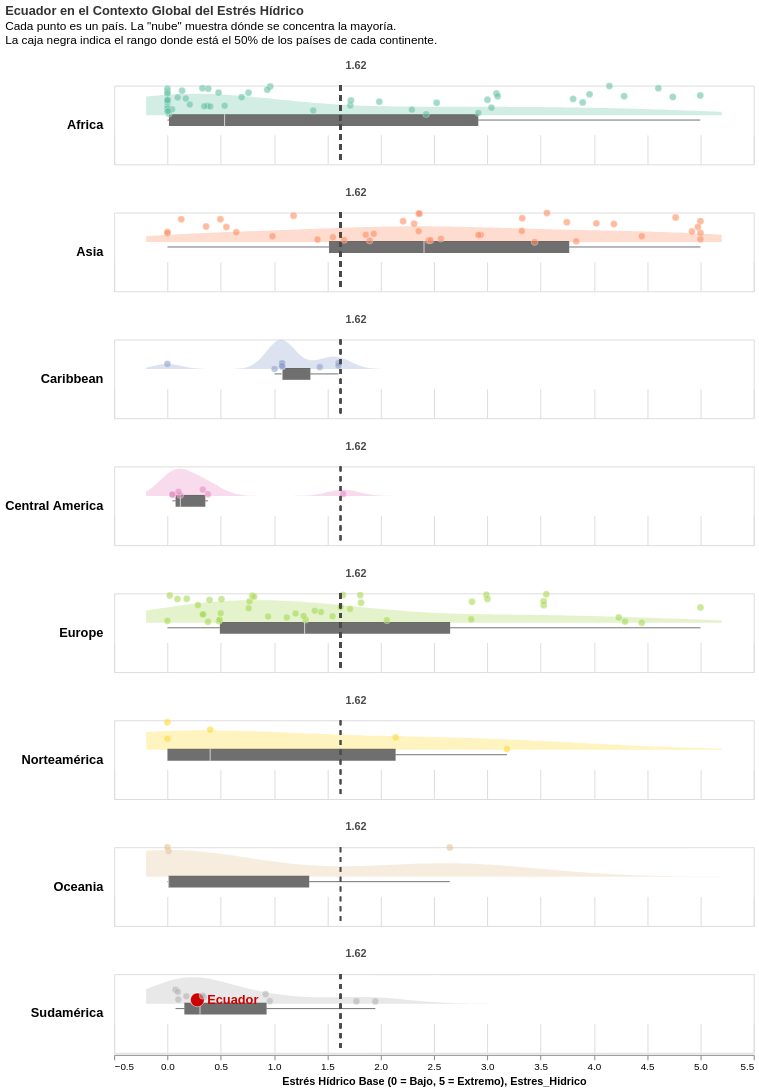

The notebook cell this image was saved under:
### Code cell
import pandas as pd
import altair as alt
import numpy as np

# Configuración global
alt.theme.enable('fivethirtyeight')

# 1. Asumiendo que df_bws ya está cargado y filtrado
# df_bws = df_global[df_global['score'] == 'bws_score'].copy()

def w_avg_global(df, val_col, weight_col):
    if df[weight_col].sum() == 0: return 0
    return (df[val_col] * df[weight_col]).sum() / df[weight_col].sum()

# 2. Agrupación y cálculo del Promedio Mundial
df_paises = df_bws.groupby(['name_0', 'continent']).apply(
    lambda x: w_avg_global(x, 'value', 'area_km2')
).reset_index(name='Estres_Hidrico')

df_paises['continent'] = df_paises['continent'].replace({'South America': 'Sudamérica', 'North America': 'Norteamérica'})

promedio_mundial = (df_bws['value'] * df_bws['area_km2']).sum() / df_bws['area_km2'].sum()
df_paises['prom_mundial'] = promedio_mundial

# 3. Jitter para los puntos
np.random.seed(42)
df_paises['jitter'] = np.random.uniform(0, 0.4, len(df_paises))

# --- CAPAS DEL RAINCLOUD ---

# Capa 1: NUBE (Densidad)
cloud = alt.Chart().transform_density(
    density='Estres_Hidrico', groupby=['continent'], steps=200, extent=[-0.2, 5.2], as_=['Estres_Hidrico', 'density']
).mark_area(orient='vertical', opacity=0.3).encode(
    x=alt.X('Estres_Hidrico:Q', title='Estrés Hídrico Base (0 = Bajo, 5 = Extremo)', scale=alt.Scale(domain=[-0.2, 5.2])),
    y=alt.Y('density:Q', title=None, axis=None, scale=alt.Scale(range=[30, 0])), 
    color=alt.Color('continent:N', legend=None, scale=alt.Scale(scheme='set2'))
)

# Capa 2: PARAGUAS (Boxplot). Se ubica en una posición vertical fija (y=35) entre la nube y la lluvia
umbrella = alt.Chart().mark_boxplot(
    size=12, color='#333333', opacity=0.7, outliers=False # Ocultamos outliers porque ya se verán en la lluvia
).encode(
    x='Estres_Hidrico:Q',
    y=alt.value(35) # Posición vertical fija
)

# Capa 3: LLUVIA (Puntos)
rain = alt.Chart().mark_circle(stroke='white', strokeWidth=0.5).encode(
    x='Estres_Hidrico:Q',
    y=alt.Y('jitter:Q', title=None, axis=None, scale=alt.Scale(range=[45, 65])),
    color=alt.condition(
        alt.datum.name_0 == 'Ecuador', alt.value('#cc0000'), alt.Color('continent:N', scale=alt.Scale(scheme='set2'), legend=None)
    ),
    size=alt.condition(alt.datum.name_0 == 'Ecuador', alt.value(200), alt.value(50)),
    opacity=alt.condition(alt.datum.name_0 == 'Ecuador', alt.value(1.0), alt.value(0.6)),
    tooltip=[alt.Tooltip('name_0:N', title='País'), alt.Tooltip('Estres_Hidrico:Q', title='Score', format='.2f')]
)

# Capa 4: Etiqueta Ecuador
texto_ecuador = alt.Chart().mark_text(
    align='left', baseline='middle', dx=10, dy=0, fontSize=13, fontWeight='bold', color='#cc0000'
).transform_filter(alt.datum.name_0 == 'Ecuador').encode(
    x='Estres_Hidrico:Q', y=alt.Y('jitter:Q', scale=alt.Scale(range=[45, 65])), text='name_0:N'
)

# Capa 5 y 6: Promedio Mundial y su Etiqueta
linea_promedio = alt.Chart().mark_rule(strokeDash=[5, 5], color='#4A4A4A', strokeWidth=1.5).encode(x='prom_mundial:Q')

texto_promedio = alt.Chart().mark_text(
    align='left', baseline='bottom', dx=5, dy=-15, color='#4A4A4A', fontSize=11, fontWeight='bold'
).transform_aggregate(
    prom_mundial='min(prom_mundial)', groupby=['continent']
).encode(
    x='prom_mundial:Q', y=alt.value(0), text=alt.Text('prom_mundial:Q', format='.2f')
)

# Ensamblaje con Facet
grafico_final = alt.layer(
    cloud, umbrella, rain, texto_ecuador, linea_promedio, texto_promedio, data=df_paises
).properties(
    width=650, height=80 
).facet(
    row=alt.Row('continent:N', title=None, sort='ascending', header=alt.Header(labelAngle=0, labelAlign='left', labelFontSize=13, labelFontWeight='bold'))
).properties(
    title=alt.TitleParams(
        text='Ecuador en el Contexto Global del Estrés Hídrico',
        subtitle=['Cada punto es un país. La "nube" muestra dónde se concentra la mayoría.', 'La caja negra indica el rango donde está el 50% de los países de cada continente.'],
        color='#333333', dy=-10
    )
).resolve_scale(y='independent')
#.interactive(bind_y=False)

grafico_final.show()

### Figure 1 — Vega-Lite specification as saved in the notebook (floating-point values rounded to 4 significant figures; data arrays with more than 128 entries replaced by an {"elided": "..."} marker saying what was removed)
{"usermeta": {"embedOptions": {"theme": "fivethirtyeight"}}, "config": {"view": {"continuousWidth": 300, "continuousHeight": 300}}, "data": {"name": "data-f76531a9b48e0e5461f5a2525079d916"}, "facet": {"row": {"field": "continent", "header": {"labelAlign": "left", "labelAngle": 0, "labelFontSize": 13, "labelFontWeight": "bold"}, "sort": "ascending", "title": null, "type": "nominal"}}, "spec": {"layer": [{"mark": {"type": "area", "opacity": 0.3, "orient": "vertical"}, "encoding": {"color": {"field": "continent", "legend": null, "scale": {"scheme": "set2"}, "type": "nominal"}, "x": {"field": "Estres_Hidrico", "scale": {"domain": [-0.2, 5.2]}, "title": "Estrés Hídrico Base (0 = Bajo, 5 = Extremo)", "type": "quantitative"}, "y": {"axis": null, "field": "density", "scale": {"range": [30, 0]}, "title": null, "type": "quantitative"}}, "transform": [{"density": "Estres_Hidrico", "extent": [-0.2, 5.2], "groupby": ["continent"], "steps": 200, "as": ["Estres_Hidrico", "density"]}]}, {"mark": {"type": "boxplot", "color": "#333333", "opacity": 0.7, "outliers": false, "size": 12}, "encoding": {"x": {"field": "Estres_Hidrico", "type": "quantitative"}, "y": {"value": 35}}}, {"mark": {"type": "circle", "stroke": "white", "strokeWidth": 0.5}, "encoding": {"color": {"condition": {"test": "(datum.name_0 === 'Ecuador')", "value": "#cc0000"}, "field": "continent", "legend": null, "scale": {"scheme": "set2"}, "type": "nominal"}, "opacity": {"condition": {"test": "(datum.name_0 === 'Ecuador')", "value": 1.0}, "value": 0.6}, "size": {"condition": {"test": "(datum.name_0 === 'Ecuador')", "value": 200}, "value": 50}, "tooltip": [{"field": "name_0", "title": "País", "type": "nominal"}, {"field": "Estres_Hidrico", "format": ".2f", "title": "Score", "type": "quantitative"}], "x": {"field": "Estres_Hidrico", "type": "quantitative"}, "y": {"axis": null, "field": "jitter", "scale": {"range": [45, 65]}, "title": null, "type": "quantitative"}}}, {"mark": {"type": "text", "align": "left", "baseline": "middle", "color": "#cc0000", "dx": 10, "dy": 0, "fontSize": 13, "fontWeight": "bold"}, "encoding": {"text": {"field": "name_0", "type": "nominal"}, "x": {"field": "Estres_Hidrico", "type": "quantitative"}, "y": {"field": "jitter", "scale": {"range": [45, 65]}, "type": "quantitative"}}, "transform": [{"filter": "(datum.name_0 === 'Ecuador')"}]}, {"mark": {"type": "rule", "color": "#4A4A4A", "strokeDash": [5, 5], "strokeWidth": 1.5}, "encoding": {"x": {"field": "prom_mundial", "type": "quantitative"}}}, {"mark": {"type": "text", "align": "left", "baseline": "bottom", "color": "#4A4A4A", "dx": 5, "dy": -15, "fontSize": 11, "fontWeight": "bold"}, "encoding": {"text": {"field": "prom_mundial", "format": ".2f", "type": "quantitative"}, "x": {"field": "prom_mundial", "type": "quantitative"}, "y": {"value": 0}}, "transform": [{"aggregate": [{"op": "min", "field": "prom_mundial", "as": "prom_mundial"}], "groupby": ["continent"]}]}], "height": 80, "width": 650}, "resolve": {"scale": {"y": "independent"}}, "title": {"text": "Ecuador en el Contexto Global del Estrés Hídrico", "color": "#333333", "dy": -10, "subtitle": ["Cada punto es un país. La \"nube\" muestra dónde se concentra la mayoría.", "La caja negra indica el rango donde está el 50% de los países de cada continente."]}, "$schema": "https://vega.github.io/schema/vega-lite/v6.1.0.json", "datasets": {"data-f76531a9b48e0e5461f5a2525079d916": {"elided": "168 records"}}}
